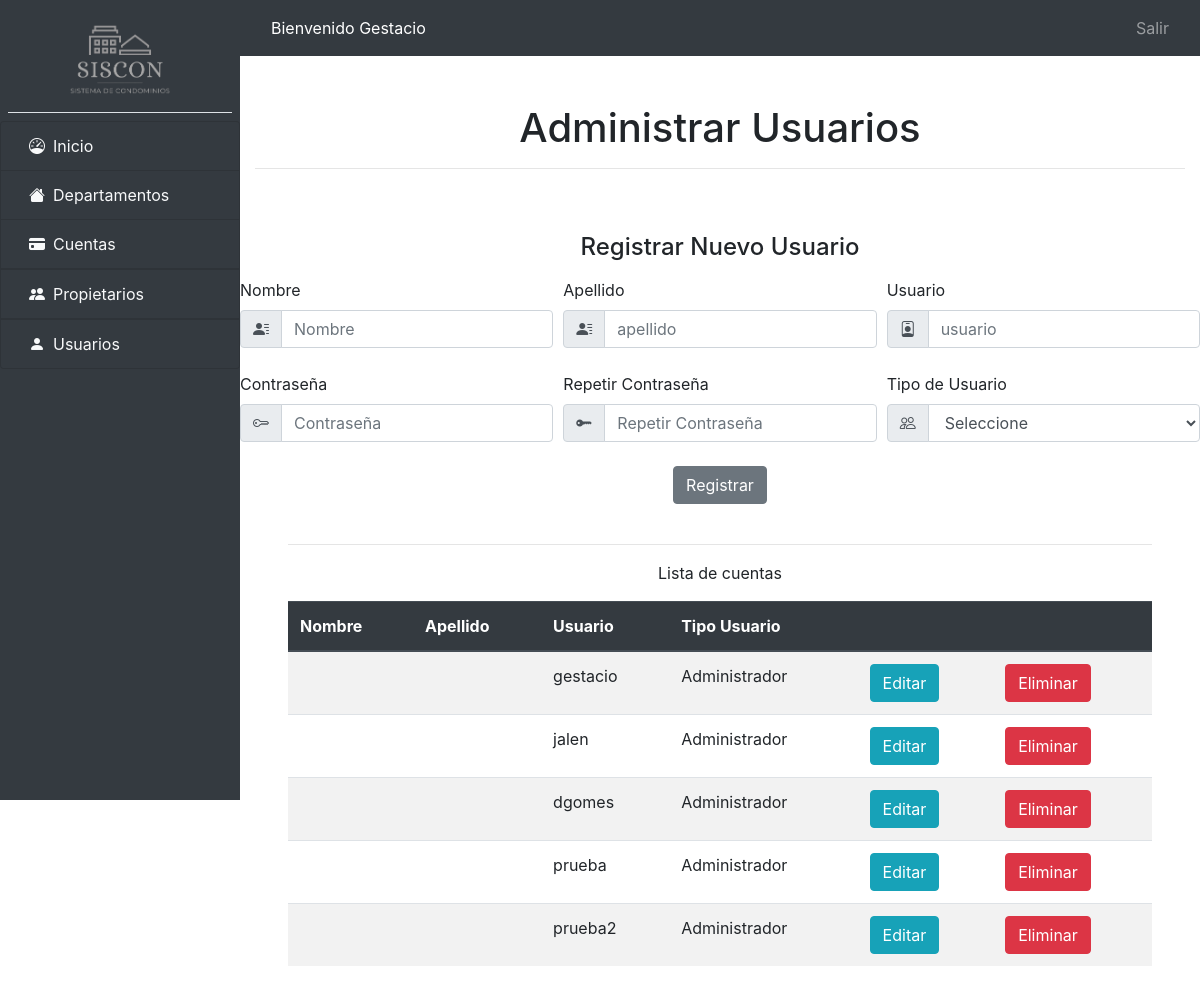
The page /usuarios/administrar_usuarios.php (signed in) on the database as committed earlier.
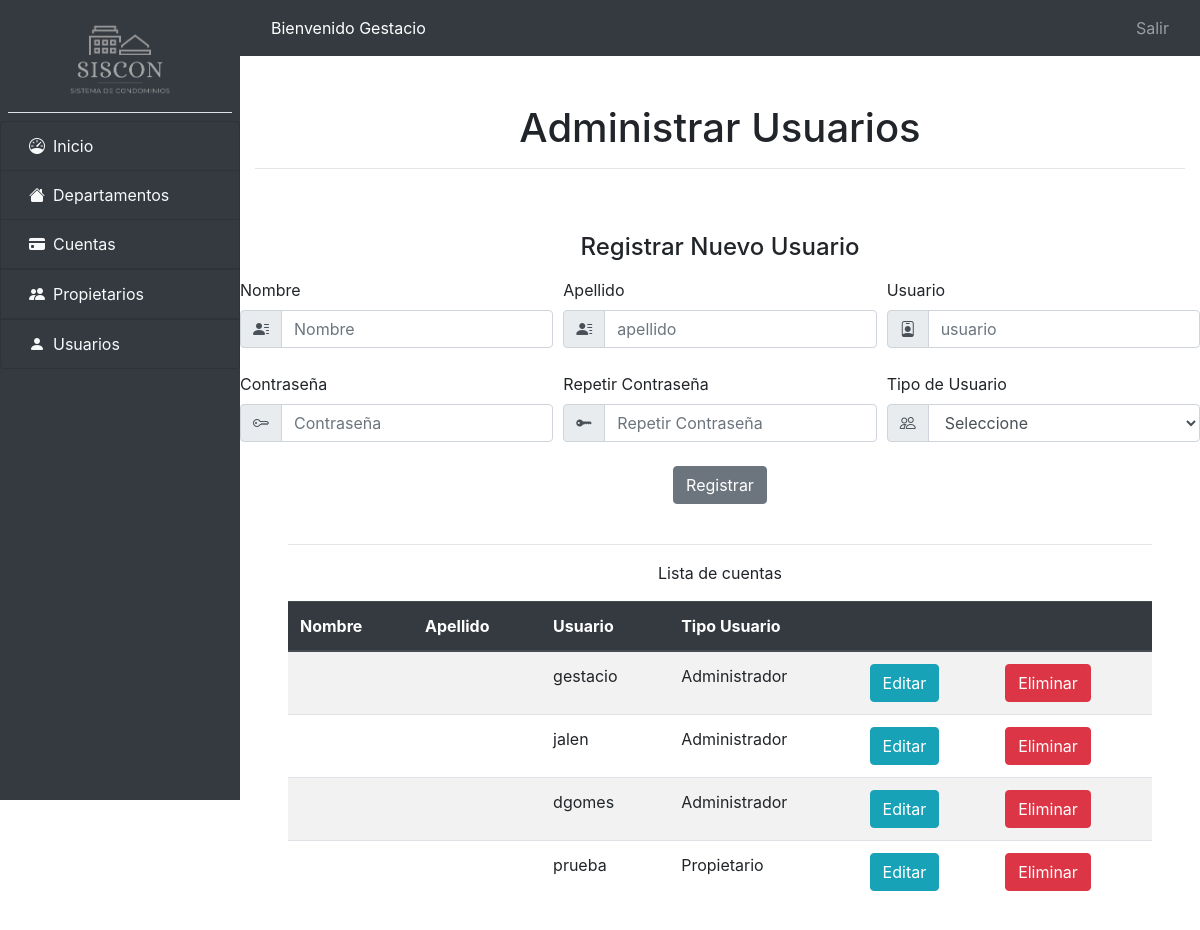
The same page on the database as committed later.
### tables this page shows
CREATE TABLE `usuarios` (
  `id` int(11) NOT NULL,
  `usuario` varchar(64) NOT NULL,
  `contraseña` varchar(64) NOT NULL,
  `tipo_usuario` int(11) NOT NULL,
  `fecha_creacion` date NOT NULL DEFAULT current_timestamp()
);

CREATE TABLE `tipo_usuario` (
  `id` int(11) NOT NULL,
  `tipo_usuario` varchar(64) NOT NULL,
  `fecha_creacion` date NOT NULL DEFAULT current_timestamp()
);

### Conexion.php (called while the page is built, shortened)
<?php
class Conexion
{
    public function conectar()
    {
        $servidor = 'localhost';
        $nombre_bd = 'siscon';
        $usuario = 'root';
        $password = '';
        $opciones = array(PDO::MYSQL_ATTR_INIT_COMMAND => 'SET NAMES utf8');
        try {
            $this->conexion = new PDO("mysql:host=" . $servidor . "; dbname=" . $nombre_bd, $usuario, $password, $opciones);
            return $this->conexion;
        } catch (Exception $e) {
            die("El error de Conexión es: " . $e->getMessage());
        }
    }
    public function selectAll($consulta)
    {
        $this->conexion = $this->conectar();
        $resultado = $this->conexion->prepare($consulta);
        $resultado->execute();
        return $resultado->fetchAll(PDO::FETCH_ASSOC);
    }
}
$conexion = new Conexion();

### usuarios/select_usuarios.php (called while the page is built)
<?php
$consulta = "SELECT usuarios.*, tipo_usuario.tipo_usuario as tipo FROM usuarios INNER JOIN tipo_usuario ON tipo_usuario.id = usuarios.tipo_usuario;";
$usuarios = $conexion->selectAll($consulta);

### usuarios/administrar_usuarios.php (the view, shortened to what the changed rows need)
<?php include_once('../header.php'); ?>
<?php include_once('select_usuarios.php') ?>
<div class="container">
    <div class="row justify-content-center">
        <div class="container px-5 my-3">
                <table class="table table-striped">
                    <thead class="thead-dark">
                        <tr>
                            <th scope="col">Nombre</th>
                            <th scope="col">Apellido</th>
                            <th scope="col">Usuario</th>
                            <th scope="col">Tipo Usuario</th>
                            <th scope="col"></th>
                            <th scope="col"></th>
                        </tr>
                    </thead>
                    <tbody>
                        <?php foreach ($usuarios as $usuario) : ?>
                            <tr>
                                <td><?php echo $usuario['nombre'] ?></td>
                                <td><?php echo $usuario['apellido'] ?></td>
                                <td><?php echo $usuario['usuario'] ?></td>
                                <td><?php echo $usuario['tipo'] ?></td>
                                <td>
                                    <form action="editar_usuario.php" method="GET">
                                        <button class="btn btn-info" type="submit">Editar</button>
                                    </form>
                                </td>
                                <td>
                                    <form action="delete_usuario.php" method="POST">
                                        <button class="btn btn-danger" onclick="return confirm('Estás seguro de eliminar el usuario?')" type="submit">Eliminar</button>
                                    </form>
                                </td>
                            </tr>
                        <?php endforeach ?>
                    </tbody>
                </table>
            </div>
        </div>
    </div>
</div>
<?php include_once('../footer.php'); ?>

Rows that differ between the two databases and show on the page:
removed usuarios: usuario "prueba2", tipo_usuario.tipo_usuario "Administrador"
changed usuarios "prueba": tipo_usuario.tipo_usuario "Administrador" → "Propietario"
